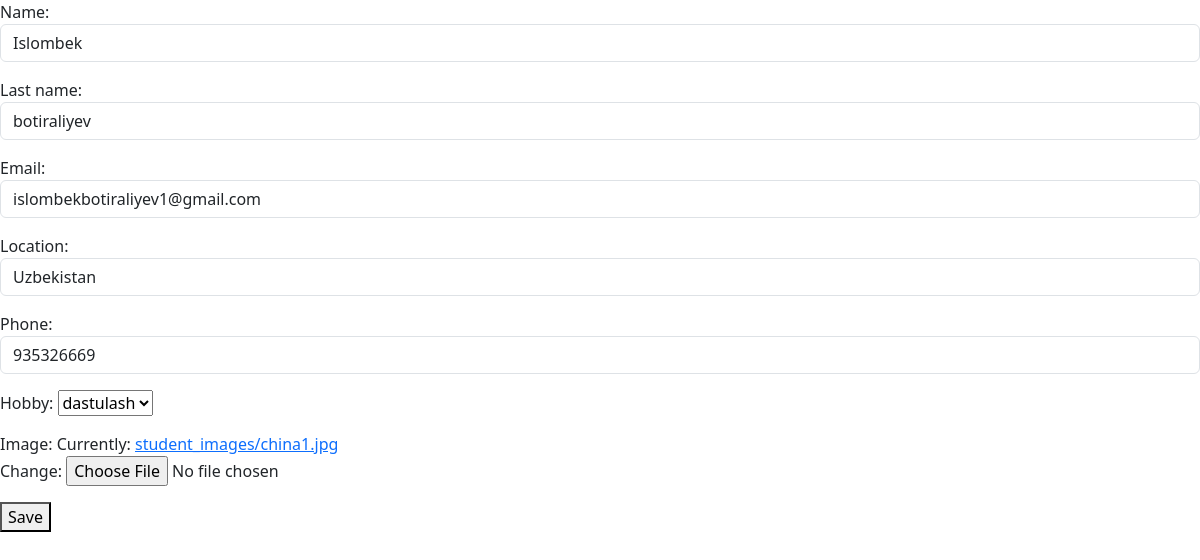
Page /students/1/edit/ on the committed database.
### users/models.py (models this page shows, shortened)
class Student(models.Model):
    name = models.CharField(max_length=100)
    last_name = models.CharField(max_length=100)
    email = models.CharField(max_length=100)
    location = models.CharField(max_length=100)
    hobby = models.ForeignKey(Hobby,on_delete=models.CASCADE,related_name='hoby')
    phone = models.IntegerField()
    image = models.ImageField(upload_to='student_images')

class Hobby(models.Model):
    name = models.CharField(max_length=100)
    def __str__(self):
        return f"{self.name}"

### users/views.py (the view)
# urls.py: path('students/<int:id>/edit/', student_update, name='student_update'),
def student_update(request, id):
    student = get_object_or_404(Student, id=id)
    if request.method == 'POST':
        form = StudentForm(request.POST, request.FILES, instance=student)
        if form.is_valid():
            form.save()
            return redirect('/profil')
    else:
        form = StudentForm(instance=student)
    return render(request, 'users/form.html', context={'form': form})

### users/forms.py
class StudentForm(forms.ModelForm):
    name = forms.CharField(widget=forms.TextInput({"class": "form-control"}))
    last_name = forms.CharField(widget=forms.TextInput({"class": "form-control"}))
    email = forms.CharField(widget=forms.EmailInput({"class": "form-control"}))
    location = forms.CharField(widget=forms.TextInput({"class": "form-control"}))
    phone = forms.CharField(widget=forms.NumberInput({"class": "form-control"}))
    class Meta:
        model = Student
        fields = ['name', 'last_name', 'email', 'location', 'phone', 'hobby', 'image']

### users/templates/users/form.html (shortened to what this page needs)
{% extends 'base.html' %}
{% block content %}
<form method="post" enctype="multipart/form-data">
    {{ form.as_p }}
    <button type="submit">Save</button>
</form>
{% endblock %}

### rows in the picture
Student: name "Islombek", last_name "botiraliyev", email "islombekbotiraliyev1@gmail.com", location "Uzbekistan", phone "935326669", hobby "dastulash"
